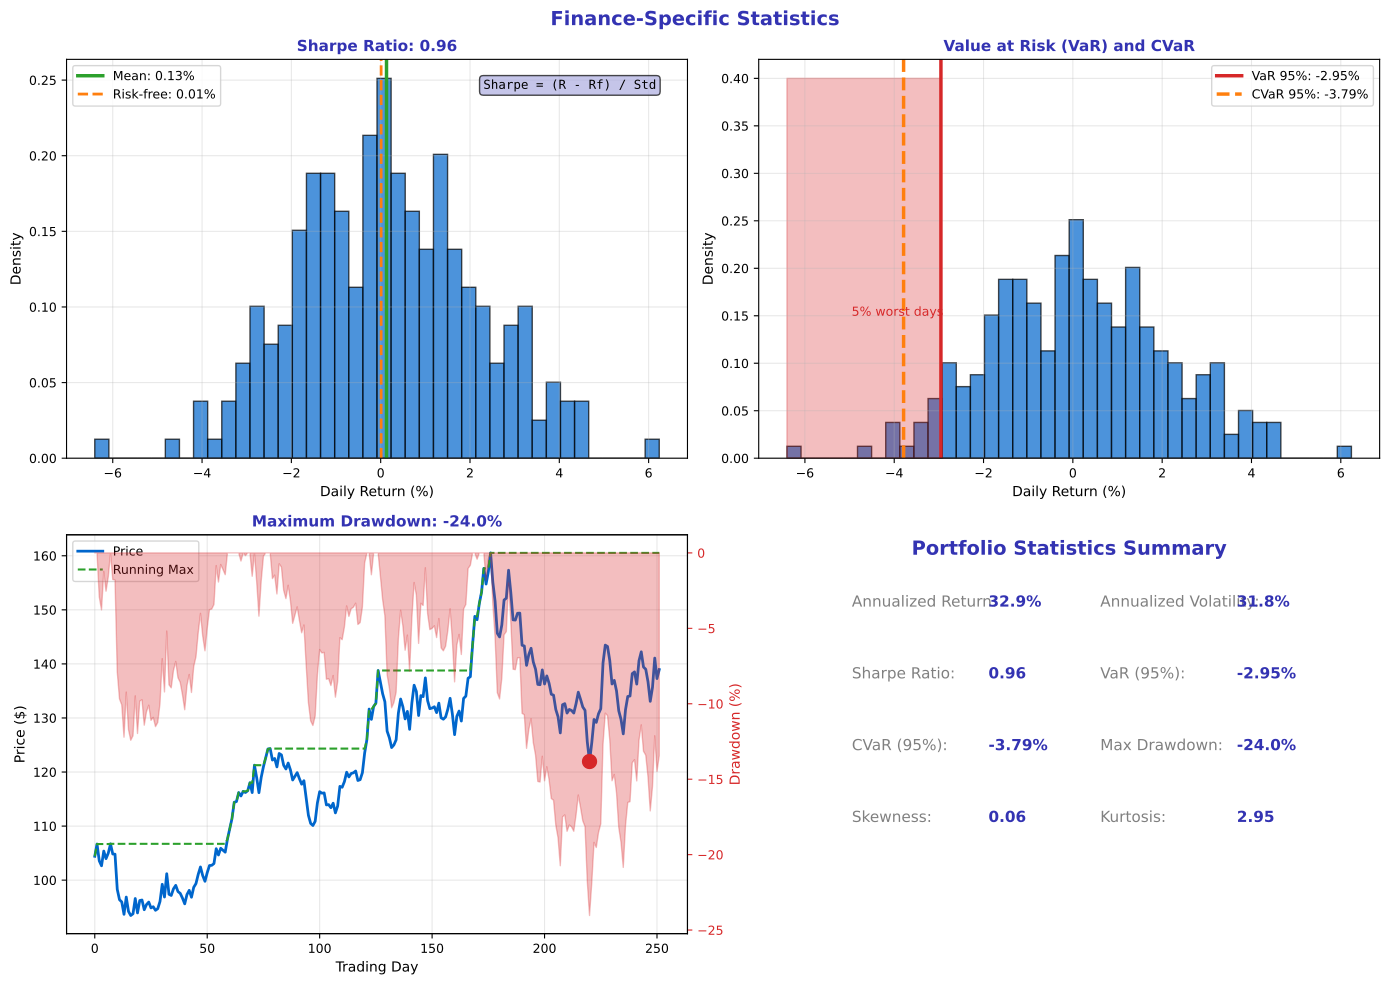

Recreate this plot in Python.
"""Finance-Specific Statistics - Risk and Return metrics"""
import matplotlib.pyplot as plt
import numpy as np
import pandas as pd
from pathlib import Path

plt.rcParams.update({
    'font.size': 10,
    'axes.labelsize': 10,
    'axes.titlesize': 11,
    'xtick.labelsize': 9,
    'ytick.labelsize': 9,
    'legend.fontsize': 9,
    'figure.figsize': (10, 6),
    'figure.dpi': 150
})

MLPURPLE = '#3333B2'
MLLAVENDER = '#ADADE0'
MLBLUE = '#0066CC'
MLORANGE = '#FF7F0E'
MLGREEN = '#2CA02C'
MLRED = '#D62728'

np.random.seed(42)

fig, axes = plt.subplots(2, 2, figsize=(14, 10))
fig.suptitle('Finance-Specific Statistics', fontsize=14, fontweight='bold', color=MLPURPLE)

# Generate realistic stock data
n = 252
returns_spy = np.random.normal(0.04, 1.2, n)  # S&P 500
returns_stock = np.random.normal(0.08, 2.0, n)  # Individual stock
rf = 0.01  # Daily risk-free rate (annualized ~2.5%)

# Plot 1: Sharpe Ratio visualization
ax1 = axes[0, 0]
mean_ret = np.mean(returns_stock)
std_ret = np.std(returns_stock)
sharpe = (mean_ret - rf) / std_ret * np.sqrt(252)  # Annualized

ax1.hist(returns_stock, bins=40, density=True, alpha=0.7, color=MLBLUE, edgecolor='black')
ax1.axvline(mean_ret, color=MLGREEN, linewidth=2.5, label=f'Mean: {mean_ret:.2f}%')
ax1.axvline(rf, color=MLORANGE, linewidth=2, linestyle='--', label=f'Risk-free: {rf:.2f}%')

ax1.set_title(f'Sharpe Ratio: {sharpe:.2f}', fontsize=11, fontweight='bold', color=MLPURPLE)
ax1.set_xlabel('Daily Return (%)', fontsize=10)
ax1.set_ylabel('Density', fontsize=10)
ax1.legend(fontsize=9)
ax1.grid(alpha=0.3)

# Add formula
ax1.text(0.95, 0.95, 'Sharpe = (R - Rf) / Std', transform=ax1.transAxes,
         fontsize=9, ha='right', va='top', family='monospace',
         bbox=dict(boxstyle='round', facecolor=MLLAVENDER, alpha=0.7))

# Plot 2: VaR and CVaR
ax2 = axes[0, 1]
sorted_returns = np.sort(returns_stock)
var_95 = np.percentile(returns_stock, 5)
cvar_95 = np.mean(sorted_returns[sorted_returns <= var_95])

ax2.hist(returns_stock, bins=40, density=True, alpha=0.7, color=MLBLUE, edgecolor='black')
ax2.axvline(var_95, color=MLRED, linewidth=2.5, label=f'VaR 95%: {var_95:.2f}%')
ax2.axvline(cvar_95, color=MLORANGE, linewidth=2.5, linestyle='--', label=f'CVaR 95%: {cvar_95:.2f}%')

# Shade the tail
ax2.fill_betweenx([0, 0.4], min(returns_stock), var_95, alpha=0.3, color=MLRED)

ax2.set_title('Value at Risk (VaR) and CVaR', fontsize=11, fontweight='bold', color=MLPURPLE)
ax2.set_xlabel('Daily Return (%)', fontsize=10)
ax2.set_ylabel('Density', fontsize=10)
ax2.legend(fontsize=9)
ax2.grid(alpha=0.3)
ax2.annotate('5% worst days', xy=(var_95 - 2, 0.15), fontsize=9, color=MLRED)

# Plot 3: Maximum Drawdown
ax3 = axes[1, 0]
prices = 100 * np.exp(np.cumsum(returns_stock / 100))
cummax = np.maximum.accumulate(prices)
drawdown = (prices - cummax) / cummax * 100

ax3.plot(prices, color=MLBLUE, linewidth=2, label='Price')
ax3.plot(cummax, color=MLGREEN, linewidth=1.5, linestyle='--', label='Running Max')

ax3_dd = ax3.twinx()
ax3_dd.fill_between(range(len(drawdown)), 0, drawdown, alpha=0.3, color=MLRED)
ax3_dd.set_ylabel('Drawdown (%)', fontsize=10, color=MLRED)
ax3_dd.tick_params(axis='y', colors=MLRED)

max_dd = np.min(drawdown)
max_dd_idx = np.argmin(drawdown)
ax3.scatter([max_dd_idx], [prices[max_dd_idx]], color=MLRED, s=100, zorder=5)

ax3.set_title(f'Maximum Drawdown: {max_dd:.1f}%', fontsize=11, fontweight='bold', color=MLPURPLE)
ax3.set_xlabel('Trading Day', fontsize=10)
ax3.set_ylabel('Price ($)', fontsize=10)
ax3.legend(fontsize=9, loc='upper left')
ax3.grid(alpha=0.3)

# Plot 4: Key metrics summary
ax4 = axes[1, 1]
ax4.axis('off')

# Calculate all metrics
metrics = {
    'Annualized Return': f'{np.mean(returns_stock) * 252:.1f}%',
    'Annualized Volatility': f'{np.std(returns_stock) * np.sqrt(252):.1f}%',
    'Sharpe Ratio': f'{sharpe:.2f}',
    'VaR (95%)': f'{var_95:.2f}%',
    'CVaR (95%)': f'{cvar_95:.2f}%',
    'Max Drawdown': f'{max_dd:.1f}%',
    'Skewness': f'{pd.Series(returns_stock).skew():.2f}',
    'Kurtosis': f'{pd.Series(returns_stock).kurtosis() + 3:.2f}',
}

ax4.text(0.5, 0.95, 'Portfolio Statistics Summary', ha='center', fontsize=14,
         fontweight='bold', color=MLPURPLE, transform=ax4.transAxes)

y = 0.82
for i, (metric, value) in enumerate(metrics.items()):
    col = i % 2
    row = i // 2
    x = 0.15 + col * 0.4
    y_pos = 0.82 - row * 0.18

    ax4.text(x, y_pos, metric + ':', fontsize=11, color='gray', transform=ax4.transAxes)
    ax4.text(x + 0.22, y_pos, value, fontsize=11, fontweight='bold', color=MLPURPLE,
             transform=ax4.transAxes)

plt.tight_layout()
plt.savefig(Path(__file__).parent / 'chart.pdf', dpi=300, bbox_inches='tight')
plt.close()
